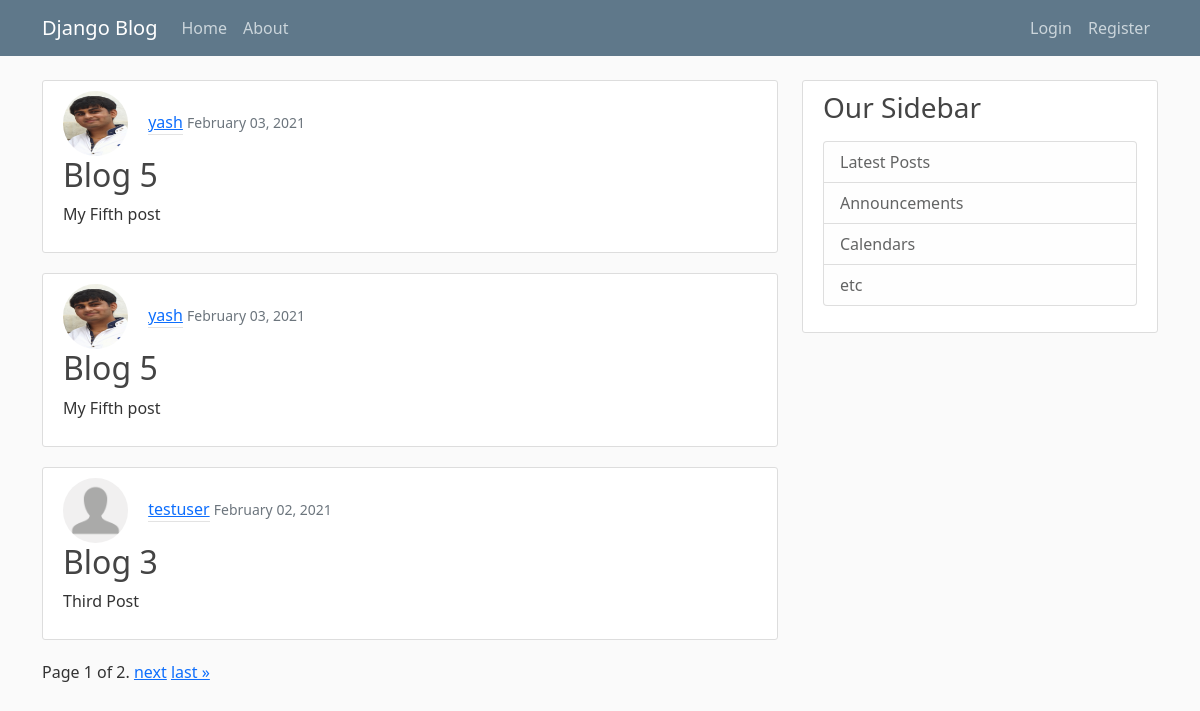
The app's page /, older data.
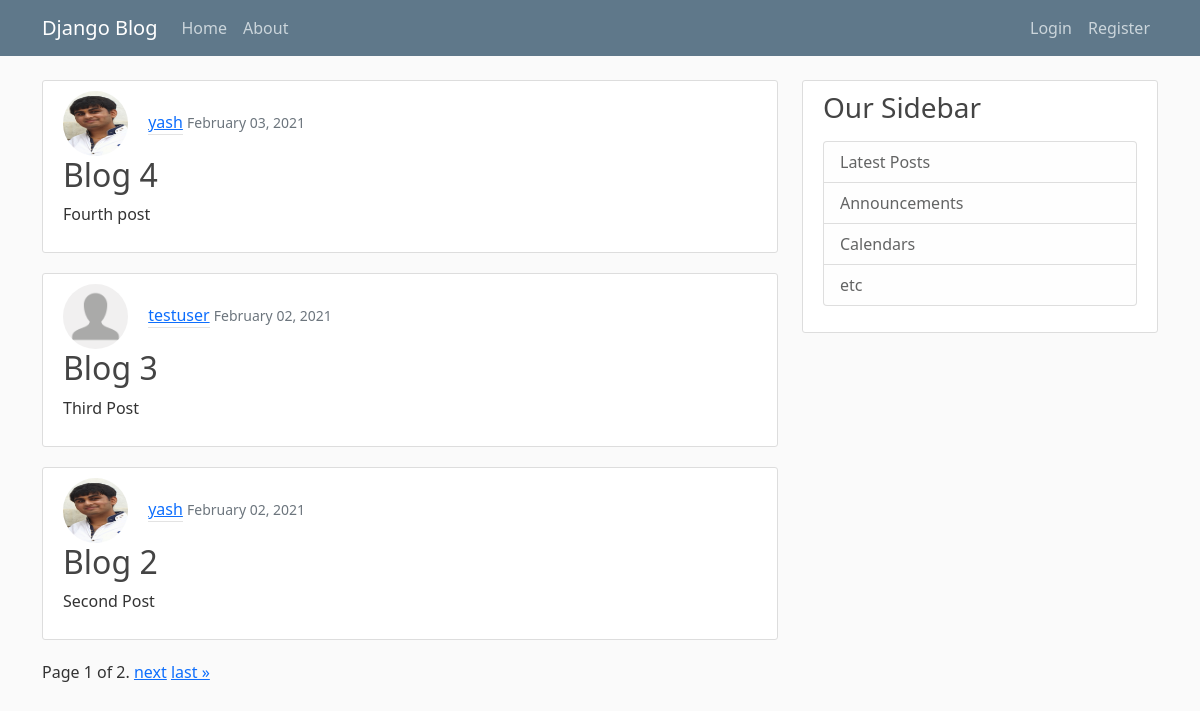
The same page, newer data.
### blog/models.py (models this page shows, shortened)
class Post(models.Model):
    title = models.CharField(max_length=100)
    content = models.TextField()
    date_posted = models.DateTimeField(default=timezone.now)
    author = models.ForeignKey(User, on_delete=models.CASCADE)

### users/models.py (models this page shows, shortened)
class Profile(models.Model):
    user = models.OneToOneField(User, on_delete=models.CASCADE)
    image = models.ImageField(default='default.png', upload_to='profile_pics')

### blog/views.py (the view)
# urls.py: path('', views.PostListView.as_view(), name='home'),
class PostListView(generic.ListView):
    paginate_by = 3
    model = Post
    template_name = 'blog/home.html'
    context_object_name = 'posts'
    ordering = ['-date_posted']

### blog/templates/blog/home.html (shortened to what this page needs)
{% extends 'blog/base.html' %}
{% block content %}
{% for post in posts %}
<article class="media content-section">
  <img class="rounded-circle article-img"src="{{post.author.profile.image.url }}" alt="">
      <a class="mr-2 media-body
    article-metadata" href="{% url 'blog:detail' post.id %}">{{ post.author }}</a>
      <small class="text-muted">{{ post.date_posted | date:'F d, Y'}}</small>
    <h2 class="article-title">{{ post.title }}</h2>
    <p class="article-content">{{ post.content }}</p>
</article>
{% endfor %}
<div class="pagination">
    <span class="step-links">
        <span class="current">
            Page {{ page_obj.number }} of {{ page_obj.paginator.num_pages }}.
        </span>
        {% if page_obj.has_next %}
            <a href="?page={{ page_obj.next_page_number }}">next</a>
            <a href="?page={{ page_obj.paginator.num_pages }}">last &raquo;</a>
        {% endif %}
    </span>
</div>
{% endblock %}

### blog/templates/blog/base.html (shortened to what this page needs)
{% load static %}
<!doctype html>
<html lang="en">
<head>
  <link href="https://cdn.jsdelivr.net/npm/bootstrap@5.0.0-beta1/dist/css/bootstrap.min.css" rel="stylesheet">
  <link rel="stylesheet" href="{% static 'blog/main.css' %}">
</head>
<body>
  <header class="site-header">
    <nav class="navbar navbar-expand-md navbar-dark bg-steel fixed-top">
      <div class="container">
        <a class="navbar-brand mr-4" href="/">Django Blog</a>
        <div class="collapse navbar-collapse" id="navbarToggle">
          <div class="navbar-nav mr-auto">
            <a class="nav-item nav-link" href="{% url 'blog:home' %}">Home</a>
            <a class="nav-item nav-link" href="{% url 'blog:about' %}">About</a>
          </div>
          <div class="navbar-nav ms-auto">
            {% if user.is_authenticated %}
            <a class="nav-item nav-link" href="{% url 'blog:create' %}">New Post</a>
            <a class="nav-item nav-link" href="{% url 'profile' %}">Profile</a>
            <a class="nav-item nav-link" href="{% url 'logout' %}">Logout</a>
            {% else %}
            <a class="nav-item nav-link" href="{% url 'login' %}">Login</a>
            <a class="nav-item nav-link" href="{% url 'register' %}">Register</a>
            {% endif %}
          </div>
        </div>
      </div>
    </nav>
  </header>
  <main role="main" class="container">
    <div class="row">
      <div class="col-md-8">
        {% block content %}{% endblock %}
      </div>
      <div class="col-md-4">
        <div class="content-section">
          <h3>Our Sidebar</h3>
          <p>
          <ul class="list-group">
            <li class="list-group-item list-group-item-light">Latest Posts</li>
            <li class="list-group-item list-group-item-light">Announcements</li>
            <li class="list-group-item list-group-item-light">Calendars</li>
            <li class="list-group-item list-group-item-light">etc</li>
          </ul>
          </p>
        </div>
      </div>
    </div>
  </main>
</body>
</html>
</body>
</html>

### blog/static/blog/main.css (style rules this page uses)
body { background: #fafafa; color: #333333; margin-top: 5rem; }
h1, h2, h3, h4, h5, h6 { color: #444444; }
ul { margin: 0; }
.bg-steel { background-color: #5f788a; }
.site-header .navbar-nav .nav-link { color: #cbd5db; }
.content-section { background: #ffffff; padding: 10px 20px; border: 1px solid #dddddd; border-radius: 3px; margin-bottom: 20px; }
.article-title { color: #444444; }
.article-content { white-space: pre-line; }
.article-img { height: 65px; width: 65px; margin-right: 16px; }
.article-metadata { padding-bottom: 1px; margin-bottom: 4px; border-bottom: 1px solid #e3e3e3 }

Row changes from the older to the newer data that the page shows:
removed Post: author.profile.image (picture), author "yash", date_posted "February 03, 2021", title "Blog 5", content "My Fifth post"
removed Post: author.profile.image (picture), author "yash", date_posted "February 03, 2021", title "Blog 5", content "My Fifth post"
added Post: author.profile.image (picture), author "yash", date_posted "February 03, 2021", title "Blog 4", content "Fourth post"
now on this page (row unchanged): Post: author.profile.image (picture), author "yash", date_posted "February 02, 2021", title "Blog 2", content "Second Post"
